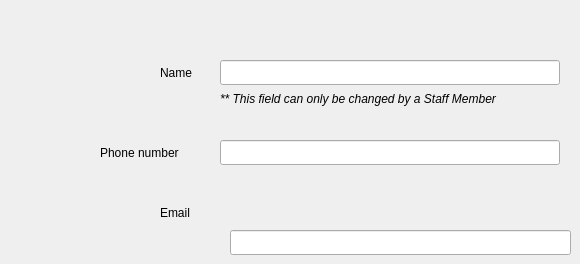
     <widget class="QWidget" name="tab_19">
      <attribute name="title">
       <string>Contact Information</string>
      </attribute>
      <widget class="QLabel" name="label_name_7">
       <property name="geometry">
        <rect>
         <x>160</x>
         <y>60</y>
         <width>39</width>
         <height>25</height>
        </rect>
       </property>
       <property name="text">
        <string>Name</string>
       </property>
      </widget>
      <widget class="QLabel" name="label_email_7">
       <property name="geometry">
        <rect>
         <x>160</x>
         <y>200</y>
         <width>37</width>
         <height>25</height>
        </rect>
       </property>
       <property name="text">
        <string>Email</string>
       </property>
      </widget>
      <widget class="QLineEdit" name="client_guineaPig_phoneNumber">
       <property name="geometry">
        <rect>
         <x>220</x>
         <y>140</y>
         <width>340</width>
         <height>25</height>
        </rect>
       </property>
       <property name="whatsThis">
        <string>phone_number</string>
       </property>
      </widget>
      <widget class="QLineEdit" name="client_guineaPig_name">
       <property name="geometry">
        <rect>
         <x>220</x>
         <y>60</y>
         <width>340</width>
         <height>25</height>
        </rect>
       </property>
       <property name="whatsThis">
        <string>name</string>
       </property>
      </widget>
      <widget class="QLineEdit" name="client_guineaPig_email">
       <property name="geometry">
        <rect>
         <x>230</x>
         <y>230</y>
         <width>341</width>
         <height>25</height>
        </rect>
       </property>
       <property name="whatsThis">
        <string>email</string>
       </property>
      </widget>
      <widget class="QLabel" name="label_phoneNumber_7">
       <property name="geometry">
        <rect>
         <x>100</x>
         <y>140</y>
         <width>97</width>
         <height>25</height>
        </rect>
       </property>
       <property name="text">
        <string>Phone number</string>
       </property>
      </widget>
      <widget class="QLabel" name="label_52">
       <property name="geometry">
        <rect>
         <x>220</x>
         <y>90</y>
         <width>351</width>
         <height>17</height>
        </rect>
       </property>
       <property name="font">
        <font>
         <italic>true</italic>
        </font>
       </property>
       <property name="text">
        <string>** This field can only be changed by a Staff Member</string>
       </property>
      </widget>
     </widget>
